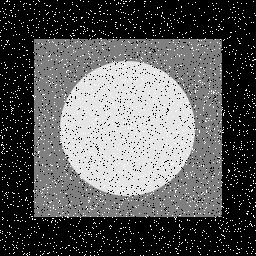
//> input picture Filter4-24-2014/Fig0504(i)(salt-pepper-noise).tif, 256 x 256 px
$ ./Filter4-24-2014   (built with g++ and OpenCV 4)
//> lines starting //> are read from the running program, lines starting //| are printed output that depends on the picture
### Localnhancement/stdafx.h
// stdafx.h : 标准系统包含文件的包含文件，
// 或是经常使用但不常更改的
// 特定于项目的包含文件
//

#pragma once

#include "targetver.h"

#include <stdio.h>
#include <tchar.h>


// TODO: 在此处引用程序需要的其他头文件

### Filter4-24-2014/stdafx.h
// stdafx.h : include file for standard system include files,
// or project specific include files that are used frequently, but
// are changed infrequently
//

#pragma once

#include "targetver.h"

#include <stdio.h>
#include <tchar.h>


// TODO: reference additional headers your program requires here

### Filter4-24-2014/Filter4-24-2014.cpp
// Filter4-24-2014.cpp : Defines the entry point for the console application.
//
// Filter4-24-2014.cpp : Defines the entry point for the console application.
//

#include "stdafx.h"
#include <opencv2/core/core.hpp>
#include <opencv2/highgui/highgui.hpp>
#include <opencv2/imgproc/imgproc.hpp>
#include <iostream>
cv::Mat GetHistImage(cv::Mat& imageVec );
int _tmain(int argc, _TCHAR* argv[])
{
	cv::Mat src=cv::imread("Fig0504(i)(salt-pepper-noise).tif",
		CV_LOAD_IMAGE_GRAYSCALE);
//> src is the input picture: 256 rows x 256 cols, CV_8UC1; min 0, max 255, mean 90.9
	if (src.empty())
	{
		std::cerr<<"Error!";
	}
	cv::namedWindow("picture",CV_WINDOW_AUTOSIZE);
	cv::imshow("picture",src);
	cv::imshow("result",GetHistImage(src));
	cv::waitKey();
	return 0;
}

cv::Mat GetHistImage(cv::Mat& imageVec )
{

	cv::Mat hist;
	int channels[1]={0};
	int histSize=256;
	float hrange[2]={0,256};
	const float* ranges[1]={hrange};
	cv::calcHist(&imageVec,
		1,
		channels,
		cv::Mat(),
		hist,
		1,
		&histSize,
		ranges);
//> hist = 256 values, max 32183 at index 0, min 0 at index 1, mean 256
	std::cout<<hist.type();
//| 5
	double maxV,minV;
	cv::minMaxIdx(hist,&minV,&maxV);
//> minV = 0; maxV = 32183
	cv::Mat histImage(256,256,CV_8U,cv::Scalar(255));
	int htp=256;
	for (size_t i=0;i<256;++i)
	{
		float binVal=hist.at<float>(i);
		int temp=static_cast<int>(binVal*htp/maxV);
		cv::line(histImage,cv::Point(i,256),
		cv::Point(i,256-temp),cv::Scalar(0));
	}
//> this loop made 256 passes
//> (binVal, temp) on passes 1 to 3: (32183, 256), (0, 0), (0, 0)
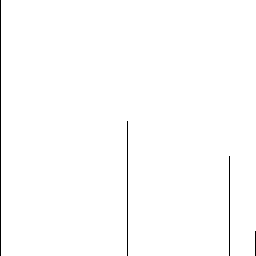
//> histImage: 256 rows x 256 cols, CV_8UC1; 99.2% white; black in thin lines or dots

	return histImage;
}
